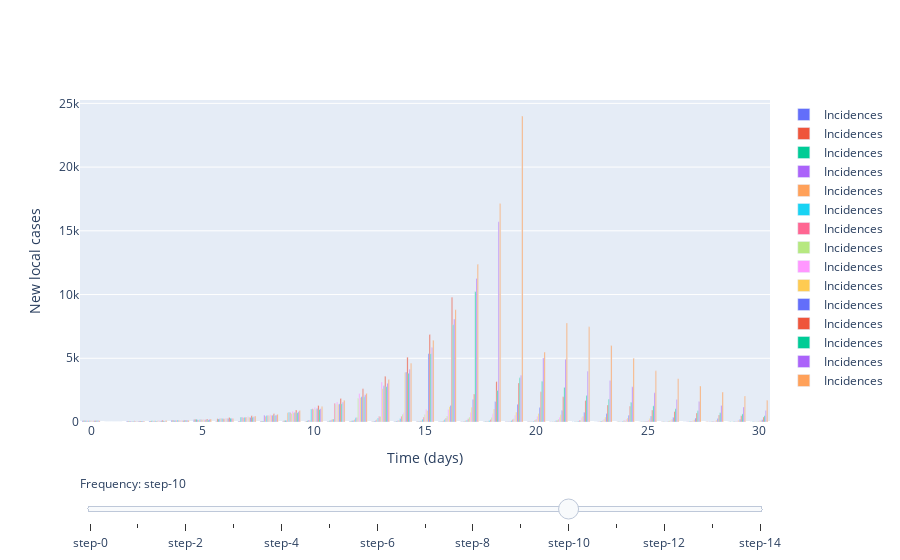

This figure's notebook cell:
### Code cell
new_rs = [3, 0.5]

parameters = 100 # initial number of cases

# Slider (transition time)
fig = go.Figure()

# Add traces, one for each slider step
for T in np.arange(5, 20, 1):
    start_times = [0, T]
    m.set_r_profile(new_rs, start_times)
    
    cases = m.simulate(parameters, times)
    
    fig.add_trace(
        go.Bar(
            x=times,
            y=cases,
            name='Incidences'
        )
        
#         go.Scatter(
#             visible=False,
#             line=dict(color="#00CED1", width=6),
#             name="𝜈 = " + str(step),
#             x=np.arange(0, 10, 0.01),
#             y=np.sin(step * np.arange(0, 10, 0.01)))
    )

# Make 10th trace visible
fig.data[10].visible = True

# Create and add slider
steps = []
for i in range(len(fig.data)):
    step = dict(
        method="update",
        args=[{"visible": [False] * len(fig.data)},
              {"title": "Slider switched to step: " + str(i)}],  # layout attribute
    )
    step["args"][0]["visible"][i] = True  # Toggle i'th trace to "visible"
    steps.append(step)

sliders = [dict(
    active=10,
    currentvalue={"prefix": "Frequency: "},
    pad={"t": 50},
    steps=steps
)]

fig.update_layout(
    sliders=sliders
)

# Add axis labels
fig.update_layout(
    xaxis_title='Time (days)',
    yaxis_title='New local cases'
)

fig.show()

### Figure 1 — Plotly figure (JSON) as saved in the notebook; plotly's stock layout.template omitted (floating-point values rounded to 4 significant figures)
{"data": [{"name": "Incidences", "type": "bar", "x": [0, 1, 2, 3, 4, 5, 6, 7, 8, 9, 10, 11, 12, 13, 14, 15, 16, 17, 18, 19, 20, 21, 22, 23, 24, 25, 26, 27, 28, 29, 30], "y": [100, 0, 73, 71, 145, 173, 48, 61, 59, 43, 27, 42, 42, 28, 30, 26, 15, 15, 11, 14, 13, 10, 11, 9, 7, 8, 8, 7, 6, 8, 5]}, {"name": "Incidences", "type": "bar", "x": [0, 1, 2, 3, 4, 5, 6, 7, 8, 9, 10, 11, 12, 13, 14, 15, 16, 17, 18, 19, 20, 21, 22, 23, 24, 25, 26, 27, 28, 29, 30], "y": [100, 0, 70, 85, 132, 206, 254, 55, 85, 95, 70, 40, 63, 38, 37, 38, 23, 28, 16, 24, 20, 10, 7, 8, 10, 11, 14, 8, 11, 8, 6]}, {"name": "Incidences", "type": "bar", "x": [0, 1, 2, 3, 4, 5, 6, 7, 8, 9, 10, 11, 12, 13, 14, 15, 16, 17, 18, 19, 20, 21, 22, 23, 24, 25, 26, 27, 28, 29, 30], "y": [100, 0, 65, 107, 114, 213, 232, 370, 80, 126, 102, 91, 95, 61, 55, 47, 46, 31, 34, 28, 15, 27, 24, 6, 16, 10, 12, 8, 8, 14, 10]}, {"name": "Incidences", "type": "bar", "x": [0, 1, 2, 3, 4, 5, 6, 7, 8, 9, 10, 11, 12, 13, 14, 15, 16, 17, 18, 19, 20, 21, 22, 23, 24, 25, 26, 27, 28, 29, 30], "y": [100, 0, 70, 87, 134, 185, 247, 365, 527, 115, 166, 159, 128, 109, 92, 80, 61, 60, 34, 39, 36, 17, 27, 27, 20, 17, 15, 13, 13, 5, 12]}, {"name": "Incidences", "type": "bar", "x": [0, 1, 2, 3, 4, 5, 6, 7, 8, 9, 10, 11, 12, 13, 14, 15, 16, 17, 18, 19, 20, 21, 22, 23, 24, 25, 26, 27, 28, 29, 30], "y": [100, 0, 67, 104, 134, 156, 279, 357, 458, 729, 140, 227, 204, 196, 141, 102, 111, 115, 80, 66, 42, 55, 41, 31, 27, 33, 25, 29, 16, 16, 13]}, {"name": "Incidences", "type": "bar", "x": [0, 1, 2, 3, 4, 5, 6, 7, 8, 9, 10, 11, 12, 13, 14, 15, 16, 17, 18, 19, 20, 21, 22, 23, 24, 25, 26, 27, 28, 29, 30], "y": [100, 0, 75, 91, 151, 192, 281, 371, 518, 770, 1017, 240, 334, 310, 279, 217, 192, 150, 123, 124, 80, 92, 74, 66, 54, 47, 34, 30, 42, 32, 18]}, {"name": "Incidences", "type": "bar", "x": [0, 1, 2, 3, 4, 5, 6, 7, 8, 9, 10, 11, 12, 13, 14, 15, 16, 17, 18, 19, 20, 21, 22, 23, 24, 25, 26, 27, 28, 29, 30], "y": [100, 0, 87, 85, 131, 204, 260, 371, 516, 749, 1038, 1467, 353, 448, 458, 387, 307, 248, 198, 193, 155, 136, 138, 81, 91, 67, 66, 56, 51, 33, 29]}, {"name": "Incidences", "type": "bar", "x": [0, 1, 2, 3, 4, 5, 6, 7, 8, 9, 10, 11, 12, 13, 14, 15, 16, 17, 18, 19, 20, 21, 22, 23, 24, 25, 26, 27, 28, 29, 30], "y": [100, 0, 69, 92, 124, 193, 253, 389, 491, 679, 996, 1383, 1871, 442, 608, 598, 463, 390, 347, 262, 228, 223, 143, 145, 102, 79, 91, 70, 46, 36, 53]}, {"name": "Incidences", "type": "bar", "x": [0, 1, 2, 3, 4, 5, 6, 7, 8, 9, 10, 11, 12, 13, 14, 15, 16, 17, 18, 19, 20, 21, 22, 23, 24, 25, 26, 27, 28, 29, 30], "y": [100, 0, 80, 110, 139, 216, 290, 407, 578, 837, 1131, 1561, 2241, 3140, 728, 993, 995, 759, 640, 546, 453, 375, 344, 242, 235, 157, 165, 126, 108, 93, 109]}, {"name": "Incidences", "type": "bar", "x": [0, 1, 2, 3, 4, 5, 6, 7, 8, 9, 10, 11, 12, 13, 14, 15, 16, 17, 18, 19, 20, 21, 22, 23, 24, 25, 26, 27, 28, 29, 30], "y": [100, 0, 65, 85, 128, 180, 278, 369, 527, 734, 1015, 1394, 1918, 2631, 3889, 908, 1206, 1157, 1029, 775, 675, 560, 443, 390, 312, 273, 225, 189, 162, 137, 121]}, {"name": "Incidences", "type": "bar", "visible": true, "x": [0, 1, 2, 3, 4, 5, 6, 7, 8, 9, 10, 11, 12, 13, 14, 15, 16, 17, 18, 19, 20, 21, 22, 23, 24, 25, 26, 27, 28, 29, 30], "y": [100, 0, 71, 99, 125, 186, 276, 360, 522, 741, 1050, 1426, 1984, 2845, 3915, 5365, 1303, 1772, 1615, 1398, 1128, 893, 774, 658, 529, 467, 375, 307, 272, 221, 183]}, {"name": "Incidences", "type": "bar", "x": [0, 1, 2, 3, 4, 5, 6, 7, 8, 9, 10, 11, 12, 13, 14, 15, 16, 17, 18, 19, 20, 21, 22, 23, 24, 25, 26, 27, 28, 29, 30], "y": [100, 0, 87, 130, 142, 226, 357, 491, 641, 938, 1297, 1848, 2613, 3599, 5088, 6871, 9792, 2195, 3170, 3066, 2376, 1982, 1690, 1329, 1231, 939, 822, 697, 545, 497, 396]}, {"name": "Incidences", "type": "bar", "x": [0, 1, 2, 3, 4, 5, 6, 7, 8, 9, 10, 11, 12, 13, 14, 15, 16, 17, 18, 19, 20, 21, 22, 23, 24, 25, 26, 27, 28, 29, 30], "y": [100, 0, 69, 85, 138, 155, 285, 370, 516, 733, 989, 1435, 1974, 2777, 3823, 5362, 7634, 10231, 2479, 3465, 3204, 2718, 2070, 1778, 1544, 1269, 1037, 877, 722, 635, 494]}, {"name": "Incidences", "type": "bar", "x": [0, 1, 2, 3, 4, 5, 6, 7, 8, 9, 10, 11, 12, 13, 14, 15, 16, 17, 18, 19, 20, 21, 22, 23, 24, 25, 26, 27, 28, 29, 30], "y": [100, 0, 76, 87, 146, 213, 268, 413, 543, 805, 1048, 1570, 2144, 3039, 4148, 5839, 8079, 11265, 15716, 3667, 5020, 4921, 3985, 3260, 2767, 2293, 1764, 1613, 1299, 1175, 904]}, {"name": "Incidences", "type": "bar", "x": [0, 1, 2, 3, 4, 5, 6, 7, 8, 9, 10, 11, 12, 13, 14, 15, 16, 17, 18, 19, 20, 21, 22, 23, 24, 25, 26, 27, 28, 29, 30], "y": [100, 0, 80, 110, 136, 235, 277, 473, 606, 903, 1208, 1708, 2249, 3330, 4606, 6409, 8815, 12372, 17146, 24001, 5485, 7772, 7473, 5998, 5004, 4016, 3401, 2830, 2346, 2034, 1698]}], "layout": {"sliders": [{"active": 10, "currentvalue": {"prefix": "Frequency: "}, "pad": {"t": 50}, "steps": [{"args": [{"visible": [true, false, false, false, false, false, false, false, false, false, false, false, false, false, false]}, {"title": "Slider switched to step: 0"}], "method": "update"}, {"args": [{"visible": [false, true, false, false, false, false, false, false, false, false, false, false, false, false, false]}, {"title": "Slider switched to step: 1"}], "method": "update"}, {"args": [{"visible": [false, false, true, false, false, false, false, false, false, false, false, false, false, false, false]}, {"title": "Slider switched to step: 2"}], "method": "update"}, {"args": [{"visible": [false, false, false, true, false, false, false, false, false, false, false, false, false, false, false]}, {"title": "Slider switched to step: 3"}], "method": "update"}, {"args": [{"visible": [false, false, false, false, true, false, false, false, false, false, false, false, false, false, false]}, {"title": "Slider switched to step: 4"}], "method": "update"}, {"args": [{"visible": [false, false, false, false, false, true, false, false, false, false, false, false, false, false, false]}, {"title": "Slider switched to step: 5"}], "method": "update"}, {"args": [{"visible": [false, false, false, false, false, false, true, false, false, false, false, false, false, false, false]}, {"title": "Slider switched to step: 6"}], "method": "update"}, {"args": [{"visible": [false, false, false, false, false, false, false, true, false, false, false, false, false, false, false]}, {"title": "Slider switched to step: 7"}], "method": "update"}, {"args": [{"visible": [false, false, false, false, false, false, false, false, true, false, false, false, false, false, false]}, {"title": "Slider switched to step: 8"}], "method": "update"}, {"args": [{"visible": [false, false, false, false, false, false, false, false, false, true, false, false, false, false, false]}, {"title": "Slider switched to step: 9"}], "method": "update"}, {"args": [{"visible": [false, false, false, false, false, false, false, false, false, false, true, false, false, false, false]}, {"title": "Slider switched to step: 10"}], "method": "update"}, {"args": [{"visible": [false, false, false, false, false, false, false, false, false, false, false, true, false, false, false]}, {"title": "Slider switched to step: 11"}], "method": "update"}, {"args": [{"visible": [false, false, false, false, false, false, false, false, false, false, false, false, true, false, false]}, {"title": "Slider switched to step: 12"}], "method": "update"}, {"args": [{"visible": [false, false, false, false, false, false, false, false, false, false, false, false, false, true, false]}, {"title": "Slider switched to step: 13"}], "method": "update"}, {"args": [{"visible": [false, false, false, false, false, false, false, false, false, false, false, false, false, false, true]}, {"title": "Slider switched to step: 14"}], "method": "update"}]}], "xaxis": {"title": {"text": "Time (days)"}}, "yaxis": {"title": {"text": "New local cases"}}}}
